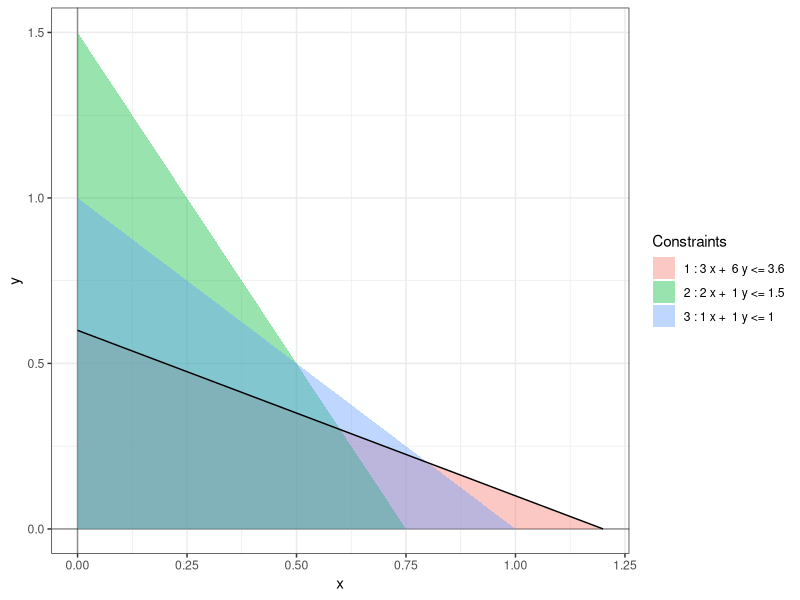

Write R code to recreate this figure.
library(ggplot2)

b <- c(3.6, 1.5, 1)
A <- matrix(c(3, 6, 2, 1, 1, 1), nrow = 3, byrow = TRUE)
labels <- c(
  paste(1, ":", A[1, 1], "x + ", A[1, 2], "y <=", b[1], sep = " "),
  paste(2, ":", A[2, 1], "x + ", A[2, 2], "y <=", b[2], sep = " "),
  paste(3, ":", A[3, 1], "x + ", A[3, 2], "y <=", b[3], sep = " ")
)

bond_portfolio <- ggplot() +
  xlim(0, max(b / A[, 1])) +
  ylim(0, max(b / A[, 2])) +
  geom_vline(xintercept = c(0), alpha = 0.4) +
  geom_hline(yintercept = c(0), alpha = 0.4) +
  theme_bw() +
  geom_polygon(
    data = data.frame(
      x = c(0, 0, b[1] / A[1, 1]),
      y = c(0, b[1] / A[1, 2], 0)),
    aes(x = x, y = y, fill = labels[1]),
    inherit.aes = FALSE, alpha = 0.4) +
  geom_polygon(
    data = data.frame(
      x = c(0, 0, b[2] / A[2, 1]),
      y = c(0, b[2] / A[2, 2], 0)),
    aes(x = x, y = y, fill = labels[2]),
    inherit.aes = FALSE, alpha = 0.4) +
  geom_polygon(
    data = data.frame(
      x = c(0, 0, b[3] / A[3, 1]),
      y = c(0, b[3] / A[3, 2], 0)),
    aes(x = x, y = y, fill = labels[3]),
    inherit.aes = FALSE, alpha = 0.4) +
  guides(fill = guide_legend(title = "Constraints"))

bond_portfolio_solution <- bond_portfolio +
    stat_function(fun = function(x) {(1.5*0.6 + 3*0.3 - 1.5*x)/3}, color = "black")

print(bond_portfolio_solution)
